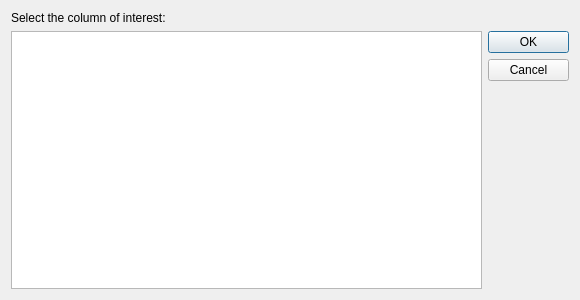
<?xml version="1.0" encoding="UTF-8"?>
<ui version="4.0">
 <class>column_selector</class>
 <widget class="QDialog" name="column_selector">
  <property name="windowModality">
   <enum>Qt::ApplicationModal</enum>
  </property>
  <property name="geometry">
   <rect>
    <x>0</x>
    <y>0</y>
    <width>580</width>
    <height>300</height>
   </rect>
  </property>
  <property name="sizePolicy">
   <sizepolicy hsizetype="Fixed" vsizetype="Fixed">
    <horstretch>0</horstretch>
    <verstretch>0</verstretch>
   </sizepolicy>
  </property>
  <property name="minimumSize">
   <size>
    <width>580</width>
    <height>300</height>
   </size>
  </property>
  <property name="maximumSize">
   <size>
    <width>580</width>
    <height>300</height>
   </size>
  </property>
  <property name="baseSize">
   <size>
    <width>580</width>
    <height>300</height>
   </size>
  </property>
  <property name="windowTitle">
   <string>Select column...</string>
  </property>
  <property name="toolTipDuration">
   <number>-4</number>
  </property>
  <property name="modal">
   <bool>true</bool>
  </property>
  <layout class="QGridLayout" name="gridLayout_2">
   <item row="0" column="0">
    <layout class="QGridLayout" name="gridLayout">
     <property name="sizeConstraint">
      <enum>QLayout::SetMinAndMaxSize</enum>
     </property>
     <item row="0" column="0">
      <widget class="QLabel" name="label">
       <property name="text">
        <string>Select the column of interest:</string>
       </property>
      </widget>
     </item>
     <item row="1" column="1">
      <widget class="QDialogButtonBox" name="buttonBox">
       <property name="sizePolicy">
        <sizepolicy hsizetype="Minimum" vsizetype="Expanding">
         <horstretch>0</horstretch>
         <verstretch>0</verstretch>
        </sizepolicy>
       </property>
       <property name="minimumSize">
        <size>
         <width>81</width>
         <height>0</height>
        </size>
       </property>
       <property name="orientation">
        <enum>Qt::Vertical</enum>
       </property>
       <property name="standardButtons">
        <set>QDialogButtonBox::Cancel|QDialogButtonBox::Ok</set>
       </property>
      </widget>
     </item>
     <item row="1" column="0">
      <widget class="QTableView" name="tableView">
       <property name="alternatingRowColors">
        <bool>true</bool>
       </property>
       <property name="selectionMode">
        <enum>QAbstractItemView::SingleSelection</enum>
       </property>
       <property name="selectionBehavior">
        <enum>QAbstractItemView::SelectColumns</enum>
       </property>
       <property name="wordWrap">
        <bool>false</bool>
       </property>
       <property name="cornerButtonEnabled">
        <bool>false</bool>
       </property>
       <attribute name="horizontalHeaderVisible">
        <bool>false</bool>
       </attribute>
       <attribute name="horizontalHeaderHighlightSections">
        <bool>false</bool>
       </attribute>
       <attribute name="verticalHeaderVisible">
        <bool>false</bool>
       </attribute>
       <attribute name="verticalHeaderHighlightSections">
        <bool>false</bool>
       </attribute>
      </widget>
     </item>
    </layout>
   </item>
  </layout>
 </widget>
 <resources/>
 <connections>
  <connection>
   <sender>buttonBox</sender>
   <signal>accepted()</signal>
   <receiver>column_selector</receiver>
   <slot>accept()</slot>
   <hints>
    <hint type="sourcelabel">
     <x>248</x>
     <y>254</y>
    </hint>
    <hint type="destinationlabel">
     <x>157</x>
     <y>274</y>
    </hint>
   </hints>
  </connection>
  <connection>
   <sender>buttonBox</sender>
   <signal>rejected()</signal>
   <receiver>column_selector</receiver>
   <slot>reject()</slot>
   <hints>
    <hint type="sourcelabel">
     <x>316</x>
     <y>260</y>
    </hint>
    <hint type="destinationlabel">
     <x>286</x>
     <y>274</y>
    </hint>
   </hints>
  </connection>
 </connections>
</ui>
